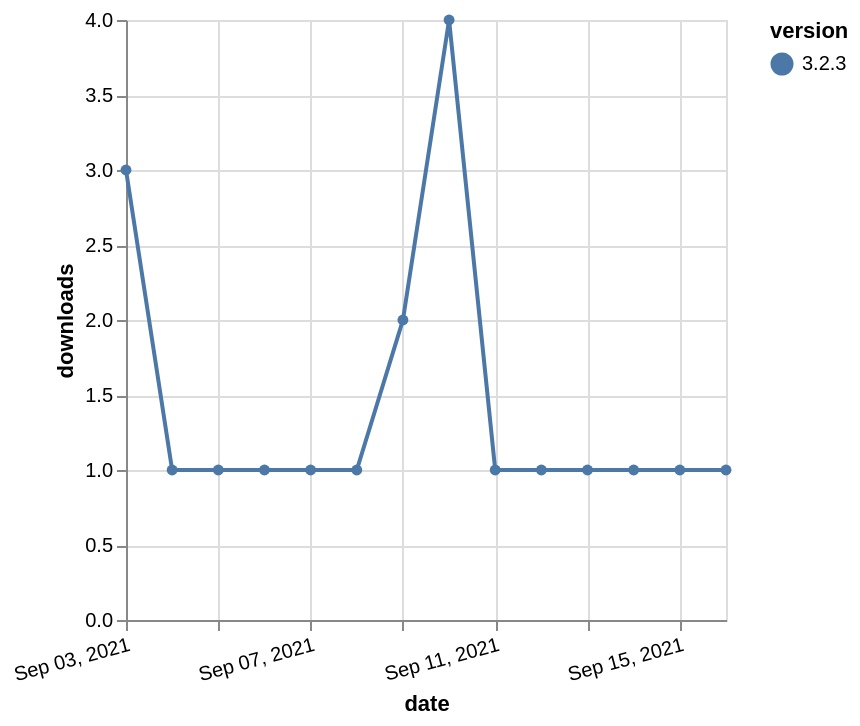

Here is the Vega-Lite specification saved for this chart:
### Vega-Lite specification from a JSON file in a GitHub repository (floating-point values rounded to 4 significant figures)
{"$schema": "https://vega.github.io/schema/vega-lite/v5.json", "description": "A simple bar chart with embedded data.", "data": {"values": [{"date": "2021-09-03", "total": 507, "delta": 3, "version": "3.2.3"}, {"date": "2021-09-04", "total": 508, "delta": 1, "version": "3.2.3"}, {"date": "2021-09-05", "total": 509, "delta": 1, "version": "3.2.3"}, {"date": "2021-09-06", "total": 510, "delta": 1, "version": "3.2.3"}, {"date": "2021-09-07", "total": 511, "delta": 1, "version": "3.2.3"}, {"date": "2021-09-08", "total": 512, "delta": 1, "version": "3.2.3"}, {"date": "2021-09-09", "total": 514, "delta": 2, "version": "3.2.3"}, {"date": "2021-09-10", "total": 518, "delta": 4, "version": "3.2.3"}, {"date": "2021-09-11", "total": 519, "delta": 1, "version": "3.2.3"}, {"date": "2021-09-12", "total": 520, "delta": 1, "version": "3.2.3"}, {"date": "2021-09-13", "total": 521, "delta": 1, "version": "3.2.3"}, {"date": "2021-09-14", "total": 522, "delta": 1, "version": "3.2.3"}, {"date": "2021-09-15", "total": 523, "delta": 1, "version": "3.2.3"}, {"date": "2021-09-16", "total": 524, "delta": 1, "version": "3.2.3"}]}, "width": "container", "mark": {"type": "line", "point": {"filled": true}}, "encoding": {"x": {"field": "date", "type": "temporal", "timeUnit": "yearmonthdate", "title": "date", "axis": {"labelAngle": -15}}, "y": {"field": "delta", "type": "quantitative", "title": "downloads"}, "color": {"field": "version", "type": "nominal"}, "tooltip": {"field": "delta"}}}
